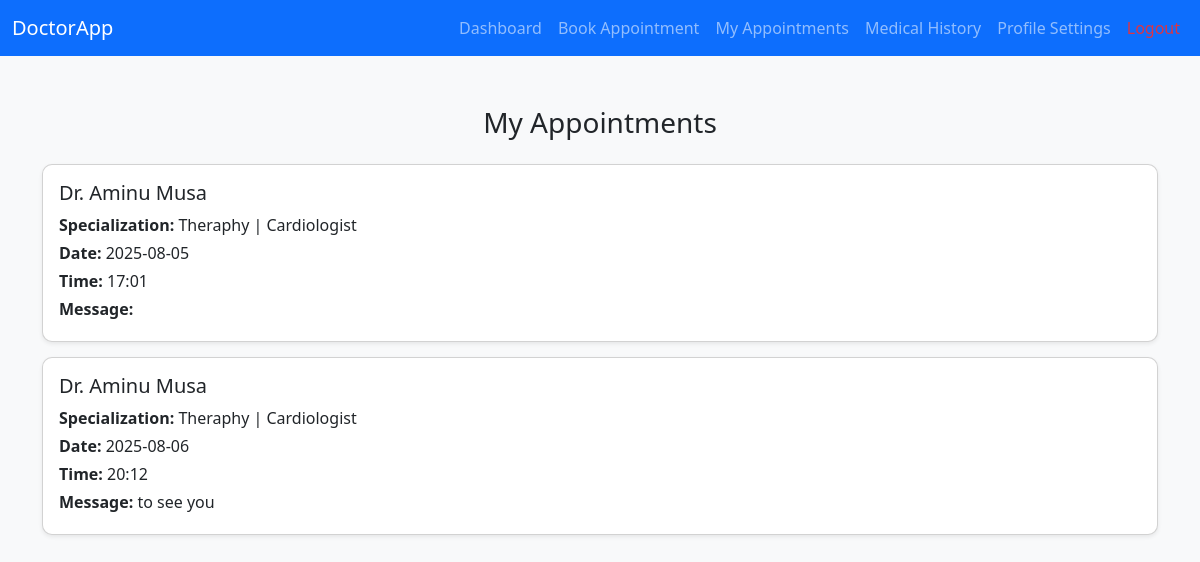
The app's page /patient-appointments/ (signed in) with its own data.
### ODABSApp/models.py (models this page shows, shortened)
class Appointments(models.Model):
    patient = models.ForeignKey(PatientProfile, on_delete=models.CASCADE)
    date = models.CharField(max_length=20, blank=True)
    time = models.CharField(max_length=10, blank=True)
    message_or_reason = models.TextField(max_length=250, blank=True)
    doctor = models.ForeignKey(DoctorProfile, on_delete=models.CASCADE)
    status = models.CharField(default='Pending')

class DoctorProfile(models.Model):
    doctor = models.ForeignKey(User, on_delete=models.CASCADE)
    speciallization = models.TextField(max_length=250, blank=True)
    biography = models.TextField(max_length=250, blank=True)
    profile_img = models.ImageField(upload_to='doctor/', blank=True)

### ODABSApp/views.py (the view)
# urls.py: path('patient-appointments/', views.patient_appointments, name="patient-appointments"),
@login_required(login_url='/')
def patient_appointments(request):
    current_user = PatientProfile.objects.get(patient=request.user)
    apppointments = Appointments.objects.filter(patient=current_user)
    context = {
        'appointments': apppointments
    }
    return render(request, "patient/my-appointment.html", context)

### templates/patient/my-appointment.html (shortened to what this page needs)
{% extends 'patient/p-dash.html' %}
{% block content %}
<div class="container">
    <h3 class="mb-4 text-center">My Appointments</h3>
    {% if appointments %}
      {% for appointment in appointments %}
        <div class="card p-3 shadow-sm">
          <div class="d-flex justify-content-between align-items-center">
            <div>
              <h5>Dr. {{ appointment.doctor.doctor.first_name }}</h5>
              <p class="mb-1"><strong>Specialization:</strong> {{ appointment.doctor.speciallization }}</p>
              <p class="mb-1"><strong>Date:</strong> {{ appointment.date }}</p>
              <p class="mb-1"><strong>Time:</strong> {{ appointment.time }}</p>
              <p class="mb-1"><strong>Message:</strong> {{ appointment.message_or_reason }}</p>
            </div>
          </div>
        </div>
      {% endfor %}
    {% else %}
      <div class="alert alert-info text-center">
        You have no appointments yet.
      </div>
    {% endif %}
  </div>
{% endblock %}

### templates/patient/my-appointment.html (style rules this page uses)
body { background-color: #f8f9fa; font-family: 'Segoe UI', sans-serif; }
.container { margin-top: 50px; }
.card { border-radius: 10px; }
.card + .card { margin-top: 15px; }

### records on screen
Appointments: doctor.doctor.first_name "Aminu Musa", doctor.speciallization "Theraphy | Cardiologist", date "2025-08-05", time "17:01"
Appointments: doctor.doctor.first_name "Aminu Musa", doctor.speciallization "Theraphy | Cardiologist", date "2025-08-06", time "20:12", message_or_reason "to see you"
